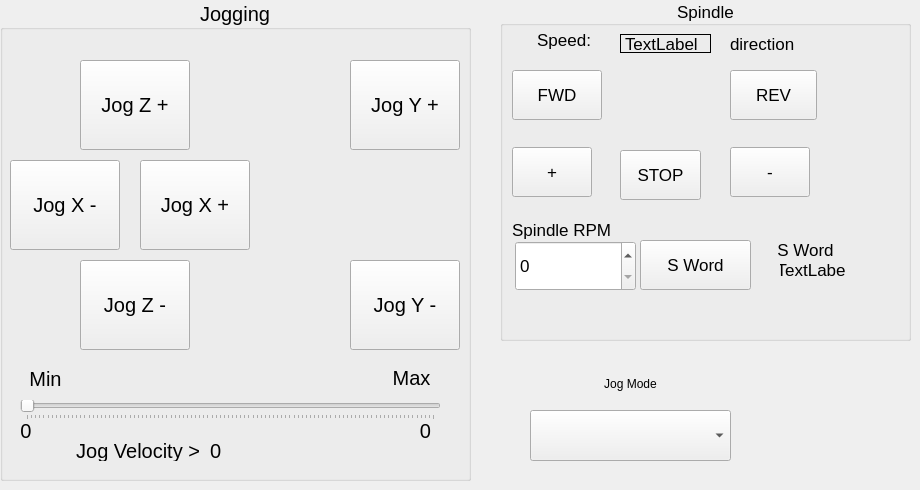
      <widget class="QWidget" name="tab_9">
       <attribute name="title">
        <string>Jog</string>
       </attribute>
       <widget class="QGroupBox" name="groupBox_7">
        <property name="geometry">
         <rect>
          <x>0</x>
          <y>0</y>
          <width>471</width>
          <height>481</height>
         </rect>
        </property>
        <property name="font">
         <font>
          <pointsize>15</pointsize>
         </font>
        </property>
        <property name="title">
         <string>Jogging</string>
        </property>
        <property name="alignment">
         <set>Qt::AlignCenter</set>
        </property>
        <widget class="QPushButton" name="jog_plus_pb_2">
         <property name="geometry">
          <rect>
           <x>80</x>
           <y>60</y>
           <width>110</width>
           <height>90</height>
          </rect>
         </property>
         <property name="text">
          <string>Jog Z +</string>
         </property>
        </widget>
        <widget class="QPushButton" name="jog_minus_pb_2">
         <property name="geometry">
          <rect>
           <x>80</x>
           <y>260</y>
           <width>110</width>
           <height>90</height>
          </rect>
         </property>
         <property name="text">
          <string>Jog Z -</string>
         </property>
        </widget>
        <widget class="QPushButton" name="jog_minus_pb_0">
         <property name="geometry">
          <rect>
           <x>10</x>
           <y>160</y>
           <width>110</width>
           <height>90</height>
          </rect>
         </property>
         <property name="text">
          <string>Jog X -</string>
         </property>
        </widget>
        <widget class="QPushButton" name="jog_plus_pb_0">
         <property name="geometry">
          <rect>
           <x>140</x>
           <y>160</y>
           <width>110</width>
           <height>90</height>
          </rect>
         </property>
         <property name="text">
          <string>Jog X +</string>
         </property>
        </widget>
        <widget class="QPushButton" name="jog_minus_pb_1">
         <property name="geometry">
          <rect>
           <x>350</x>
           <y>260</y>
           <width>110</width>
           <height>90</height>
          </rect>
         </property>
         <property name="text">
          <string>Jog Y -</string>
         </property>
        </widget>
        <widget class="QPushButton" name="jog_plus_pb_1">
         <property name="geometry">
          <rect>
           <x>350</x>
           <y>60</y>
           <width>110</width>
           <height>90</height>
          </rect>
         </property>
         <property name="text">
          <string>Jog Y +</string>
         </property>
        </widget>
        <widget class="QSlider" name="jog_vel_sl">
         <property name="geometry">
          <rect>
           <x>20</x>
           <y>400</y>
           <width>421</width>
           <height>20</height>
          </rect>
         </property>
         <property name="orientation">
          <enum>Qt::Horizontal</enum>
         </property>
         <property name="tickPosition">
          <enum>QSlider::TicksBelow</enum>
         </property>
        </widget>
        <widget class="QLabel" name="label_11">
         <property name="geometry">
          <rect>
           <x>381</x>
           <y>365</y>
           <width>61</width>
           <height>25</height>
          </rect>
         </property>
         <property name="text">
          <string>Max</string>
         </property>
         <property name="alignment">
          <set>Qt::AlignCenter</set>
         </property>
        </widget>
        <widget class="QLabel" name="min_jog_vel_lb">
         <property name="geometry">
          <rect>
           <x>10</x>
           <y>420</y>
           <width>32</width>
           <height>21</height>
          </rect>
         </property>
         <property name="text">
          <string>0</string>
         </property>
         <property name="alignment">
          <set>Qt::AlignCenter</set>
         </property>
        </widget>
        <widget class="QLabel" name="max_jog_vel_lb">
         <property name="geometry">
          <rect>
           <x>410</x>
           <y>420</y>
           <width>31</width>
           <height>21</height>
          </rect>
         </property>
         <property name="text">
          <string>0</string>
         </property>
         <property name="alignment">
          <set>Qt::AlignCenter</set>
         </property>
        </widget>
        <widget class="QLabel" name="label_9">
         <property name="geometry">
          <rect>
           <x>19</x>
           <y>440</y>
           <width>181</width>
           <height>21</height>
          </rect>
         </property>
         <property name="text">
          <string>Jog Velocity &gt;</string>
         </property>
         <property name="alignment">
          <set>Qt::AlignRight|Qt::AlignTrailing|Qt::AlignVCenter</set>
         </property>
        </widget>
        <widget class="QLabel" name="jog_vel_lb">
         <property name="geometry">
          <rect>
           <x>210</x>
           <y>440</y>
           <width>111</width>
           <height>21</height>
          </rect>
         </property>
         <property name="text">
          <string>0</string>
         </property>
        </widget>
        <widget class="QLabel" name="label_10">
         <property name="geometry">
          <rect>
           <x>20</x>
           <y>365</y>
           <width>51</width>
           <height>28</height>
          </rect>
         </property>
         <property name="text">
          <string>Min</string>
         </property>
         <property name="alignment">
          <set>Qt::AlignCenter</set>
         </property>
        </widget>
       </widget>
       <widget class="QGroupBox" name="groupBox_6">
        <property name="geometry">
         <rect>
          <x>500</x>
          <y>0</y>
          <width>411</width>
          <height>341</height>
         </rect>
        </property>
        <property name="font">
         <font>
          <pointsize>13</pointsize>
         </font>
        </property>
        <property name="title">
         <string>Spindle</string>
        </property>
        <property name="alignment">
         <set>Qt::AlignCenter</set>
        </property>
        <widget class="QPushButton" name="spindle_plus_pb">
         <property name="geometry">
          <rect>
           <x>12</x>
           <y>147</y>
           <width>80</width>
           <height>50</height>
          </rect>
         </property>
         <property name="text">
          <string>+</string>
         </property>
        </widget>
        <widget class="QSpinBox" name="spindle_speed_sb">
         <property name="geometry">
          <rect>
           <x>15</x>
           <y>241</y>
           <width>121</width>
           <height>50</height>
          </rect>
         </property>
         <property name="maximum">
          <number>30000</number>
         </property>
         <property name="input" stdset="0">
          <string>number</string>
         </property>
        </widget>
        <widget class="QLabel" name="spindle_direction_0_lb">
         <property name="geometry">
          <rect>
           <x>230</x>
           <y>34</y>
           <width>81</width>
           <height>19</height>
          </rect>
         </property>
         <property name="text">
          <string>direction</string>
         </property>
        </widget>
        <widget class="QLabel" name="spindle_actual_speed_lb">
         <property name="geometry">
          <rect>
           <x>120</x>
           <y>34</y>
           <width>91</width>
           <height>19</height>
          </rect>
         </property>
         <property name="frameShape">
          <enum>QFrame::Box</enum>
         </property>
         <property name="text">
          <string>TextLabel</string>
         </property>
        </widget>
        <widget class="QPushButton" name="spindle_fwd_pb">
         <property name="geometry">
          <rect>
           <x>12</x>
           <y>70</y>
           <width>90</width>
           <height>50</height>
          </rect>
         </property>
         <property name="text">
          <string>FWD</string>
         </property>
        </widget>
        <widget class="QPushButton" name="spindle_minus_pb">
         <property name="geometry">
          <rect>
           <x>230</x>
           <y>147</y>
           <width>80</width>
           <height>50</height>
          </rect>
         </property>
         <property name="text">
          <string>-</string>
         </property>
        </widget>
        <widget class="QLabel" name="label_21">
         <property name="geometry">
          <rect>
           <x>10</x>
           <y>30</y>
           <width>81</width>
           <height>19</height>
          </rect>
         </property>
         <property name="text">
          <string>Speed:</string>
         </property>
         <property name="alignment">
          <set>Qt::AlignRight|Qt::AlignTrailing|Qt::AlignVCenter</set>
         </property>
        </widget>
        <widget class="QPushButton" name="spindle_rev_pb">
         <property name="enabled">
          <bool>true</bool>
         </property>
         <property name="geometry">
          <rect>
           <x>230</x>
           <y>70</y>
           <width>87</width>
           <height>50</height>
          </rect>
         </property>
         <property name="text">
          <string>REV</string>
         </property>
        </widget>
        <widget class="QLabel" name="label_22">
         <property name="geometry">
          <rect>
           <x>12</x>
           <y>220</y>
           <width>121</width>
           <height>19</height>
          </rect>
         </property>
         <property name="text">
          <string>Spindle RPM</string>
         </property>
        </widget>
        <widget class="QLabel" name="settings_speed_lb">
         <property name="geometry">
          <rect>
           <x>280</x>
           <y>260</y>
           <width>66</width>
           <height>19</height>
          </rect>
         </property>
         <property name="text">
          <string>TextLabel</string>
         </property>
         <property name="alignment">
          <set>Qt::AlignCenter</set>
         </property>
        </widget>
        <widget class="QLabel" name="label_38">
         <property name="geometry">
          <rect>
           <x>270</x>
           <y>240</y>
           <width>71</width>
           <height>19</height>
          </rect>
         </property>
         <property name="text">
          <string>S Word</string>
         </property>
         <property name="alignment">
          <set>Qt::AlignCenter</set>
         </property>
        </widget>
        <widget class="QPushButton" name="spindle_stop_pb">
         <property name="geometry">
          <rect>
           <x>120</x>
           <y>150</y>
           <width>81</width>
           <height>50</height>
          </rect>
         </property>
         <property name="text">
          <string>STOP</string>
         </property>
        </widget>
        <widget class="QPushButton" name="mdi_s_pb">
         <property name="geometry">
          <rect>
           <x>140</x>
           <y>240</y>
           <width>111</width>
           <height>50</height>
          </rect>
         </property>
         <property name="text">
          <string>S Word</string>
         </property>
        </widget>
       </widget>
       <widget class="QLabel" name="label_6">
        <property name="geometry">
         <rect>
          <x>560</x>
          <y>370</y>
          <width>141</width>
          <height>27</height>
         </rect>
        </property>
        <property name="text">
         <string>Jog Mode</string>
        </property>
        <property name="alignment">
         <set>Qt::AlignCenter</set>
        </property>
       </widget>
       <widget class="QComboBox" name="jog_modes_cb">
        <property name="geometry">
         <rect>
          <x>530</x>
          <y>410</y>
          <width>201</width>
          <height>51</height>
         </rect>
        </property>
       </widget>
      </widget>
